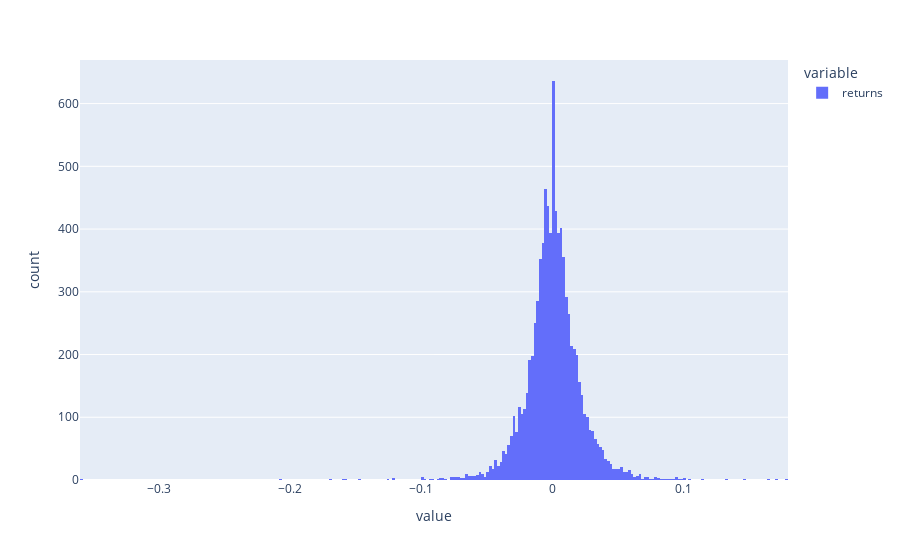

The notebook cell this image was saved under:
### Code cell
# Plot a histogram with the daily log returns
returns.plot.hist()

### Figure 1 — Plotly figure (JSON) as saved in the notebook; plotly's stock layout.template omitted (floating-point values rounded to 4 significant figures; data arrays with more than 128 entries replaced by an {"elided": "..."} marker saying what was removed)
{"data": [{"alignmentgroup": "True", "bingroup": "x", "hovertemplate": "variable=returns<br>value=%{x}<br>count=%{y}<extra></extra>", "legendgroup": "returns", "marker": {"color": "#636efa", "pattern": {"shape": ""}}, "name": "returns", "offsetgroup": "returns", "orientation": "v", "showlegend": true, "type": "histogram", "x": {"elided": "8622 float values"}, "xaxis": "x", "yaxis": "y"}], "layout": {"barmode": "relative", "legend": {"title": {"text": "variable"}, "tracegroupgap": 0}, "margin": {"t": 60}, "xaxis": {"anchor": "y", "domain": [0, 1], "title": {"text": "value"}}, "yaxis": {"anchor": "x", "domain": [0, 1], "title": {"text": "count"}}}}
